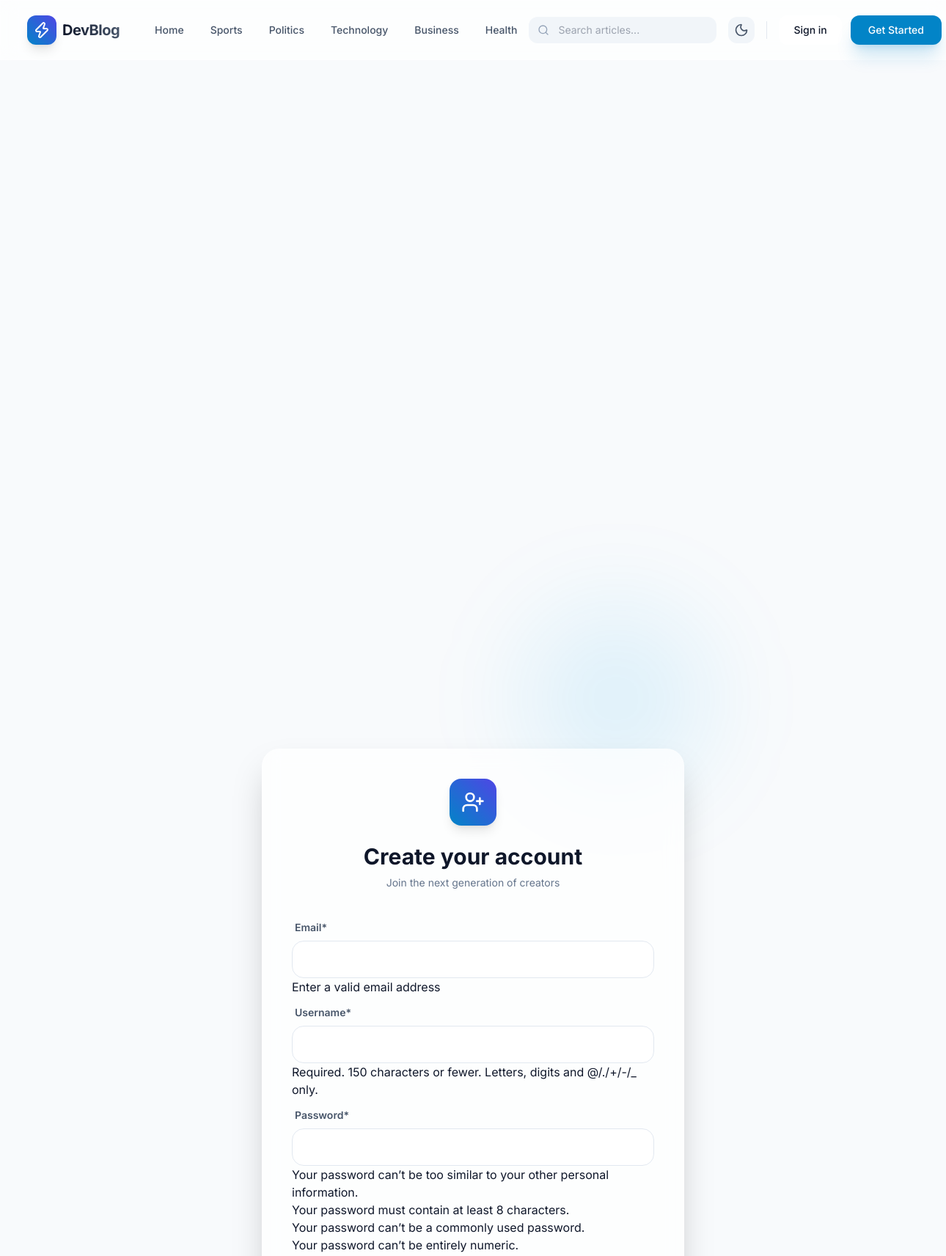
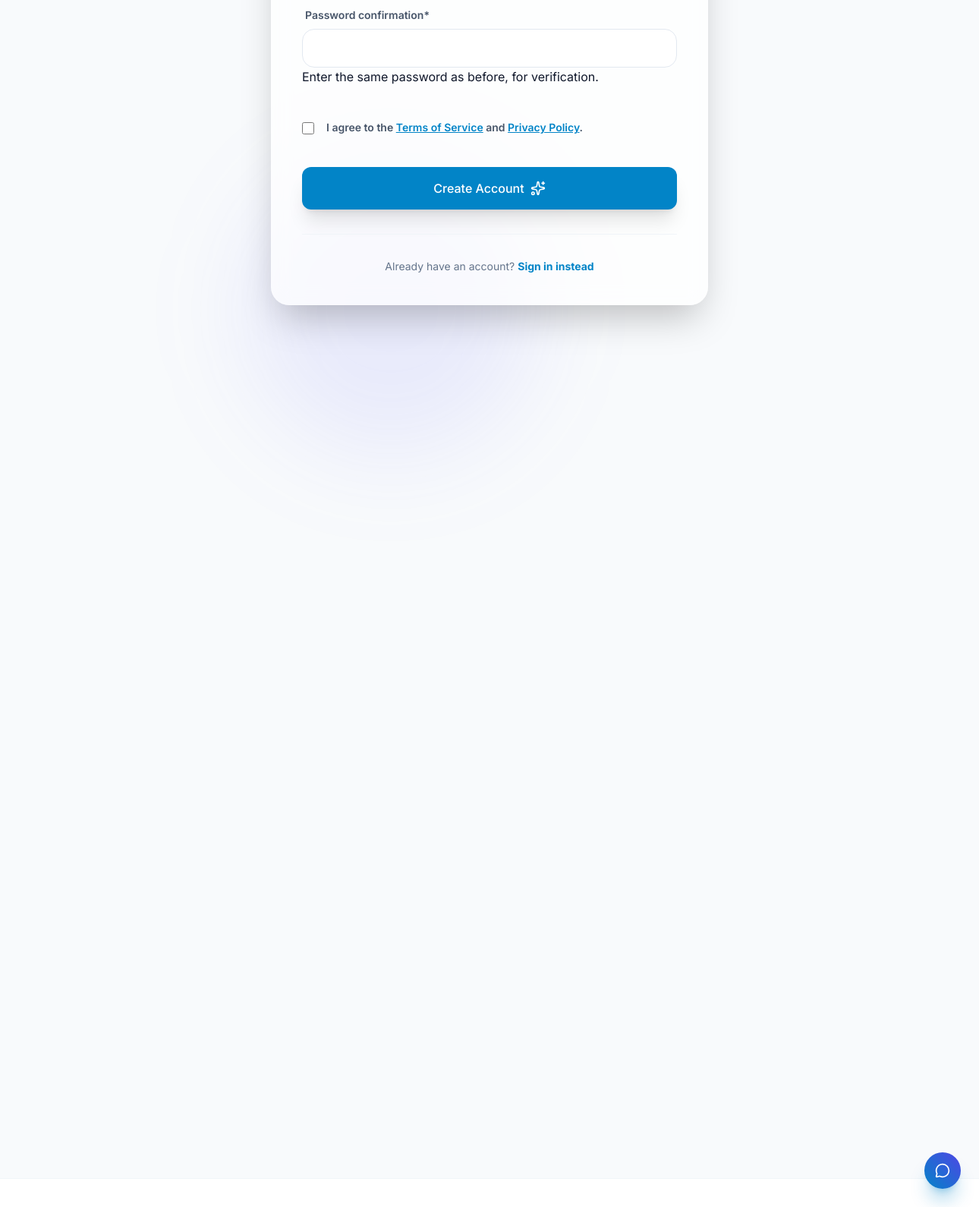
Screenshot of /register/ with the database file from the repository (2 pictures, top to bottom).
### blogs/models.py (models this page shows, shortened)
class Category(models.Model):
    category_name = models.CharField(max_length=50, unique=True)
    created_at = models.DateTimeField(auto_now_add=True)
    updated_at = models.DateTimeField(auto_now=True)
    class Meta:
        verbose_name_plural = 'categories'

### blog_main/views.py (the view)
# urls.py: path('register/', views.register, name='register'),
def register(request):
    if request.method == 'POST':
        form = RegistrationForm(request.POST)
        if form.is_valid():
            user = form.save()
            username = form.cleaned_data.get('username')
            password = form.cleaned_data.get('password1')
            user = auth.authenticate(username=username, password=password)
            if user is not None:
                auth.login(request, user)
                return redirect('dashboard')
            return redirect('login')
        else:
            print(form.errors)
    else:
        form = RegistrationForm()
    context = {
        'form': form,
    }
    return render(request, 'register.html', context)

### blog_main/forms.py (shortened to what this page needs)
class RegistrationForm(UserCreationForm):
    email = forms.EmailField(
        required=True,
        help_text='Enter a valid email address'
    )
    class Meta:
        model = User
        fields = ('email', 'username', 'password1', 'password2')

### blogs/context_processors.py (called while the page is built)
def get_categories(request):
    categories = Category.objects.all()
    return dict(categories=categories)

def get_social_links(request):
    social_links = SocialLink.objects.all()
    return dict(social_links=social_links)

### templates/register.html (shortened to what this page needs)
{% extends 'base.html' %}
{% load crispy_forms_tags %}
{% block content %}
<div class="min-h-[90vh] flex items-center justify-center px-4 py-20 relative overflow-hidden">
    <div class="absolute top-1/4 right-1/4 w-64 h-64 bg-primary-500/10 rounded-full blur-3xl -z-10 animate-pulse"></div>
    <div class="absolute bottom-1/4 left-1/4 w-96 h-96 bg-indigo-500/10 rounded-full blur-3xl -z-10"></div>
    <div class="w-full max-w-xl animate-slide-up">
        <div class="glass p-8 md:p-10 rounded-3xl shadow-2xl border border-white/20 dark:border-slate-800/50">
            <div class="text-center mb-10">
                <div
                    class="w-16 h-16 bg-gradient-to-tr from-primary-600 to-indigo-600 rounded-2xl flex items-center justify-center text-white shadow-lg mx-auto mb-6">
                    <i data-lucide="user-plus" class="w-8 h-8"></i>
                </div>
                <h1 class="text-3xl font-bold mb-2">Create your account</h1>
                <p class="text-slate-500 text-sm">Join the next generation of creators</p>
            </div>
            <form action="{% url 'register' %}" method="POST" class="auth-form flex flex-col gap-2">
                <div class="grid grid-cols-1 md:grid-cols-1 gap-x-6">
                    {{ form | crispy }}
                </div>
                <div class="flex items-start gap-3 my-6">
                    <input type="checkbox" id="terms" required
                        class="mt-1 w-4 h-4 rounded border-slate-300 text-primary-600 focus:ring-primary-500">
                    <label for="terms" class="text-sm text-slate-500 leading-relaxed">
                        I agree to the <a href="#" class="text-primary-600 font-semibold underline">Terms of Service</a>
                        and <a href="#" class="text-primary-600 font-semibold underline">Privacy Policy</a>.
                    </label>
                </div>
                <button type="submit" class="w-full btn btn-primary py-4 text-base shadow-xl group">
                    Create Account
                    <i data-lucide="sparkles" class="ml-2 w-5 h-5 transition-transform group-hover:rotate-12"></i>
                </button>
            </form>
            <div class="mt-8 pt-8 border-t border-slate-100 dark:border-slate-800 text-center">
                <p class="text-sm text-slate-500">
                    Already have an account?
                    <a href="{% url 'login' %}" class="font-bold text-primary-600 hover:text-primary-700">Sign in
                        instead</a>
                </p>
            </div>
        </div>
    </div>
</div>
{% endblock %}

### templates/base.html (shortened to what this page needs)
{% load static %}
<!DOCTYPE html>
<html lang="en" class="scroll-smooth">
<head>
    <script src="https://cdn.tailwindcss.com"></script>
</head>
<body class="antialiased">
    <nav class="sticky top-0 z-50 glass">
        <div class="container-custom">
            <div class="flex justify-between items-center h-20">
                <div class="flex items-center gap-8 shrink-0">
                    <a href="/" class="flex items-center gap-2 group">
                        <div
                            class="w-10 h-10 bg-gradient-to-tr from-primary-600 to-indigo-600 rounded-xl flex items-center justify-center text-white shadow-lg group-hover:rotate-6 transition-transform">
                            <i data-lucide="zap" class="w-6 h-6"></i>
                        </div>
                        <span
                            class="text-xl font-bold tracking-tight bg-clip-text text-transparent bg-gradient-to-r from-slate-900 to-slate-600 dark:from-white dark:to-slate-400">
                        </span>
                    </a>
                    <div class="hidden md:flex items-center gap-1">
                        <a href="{% url 'home' %}"
                            class="px-4 py-2 text-sm font-medium text-slate-600 dark:text-slate-400 hover:text-primary-600 dark:hover:text-primary-400 rounded-lg hover:bg-slate-100 dark:hover:bg-slate-800 transition-colors whitespace-nowrap">
                            Home
                        </a>
                        {% for cat in categories|slice:":5" %}
                        <a href="{% url 'posts_by_category' cat.id %}"
                            class="px-4 py-2 text-sm font-medium text-slate-600 dark:text-slate-400 hover:text-primary-600 dark:hover:text-primary-400 rounded-lg hover:bg-slate-100 dark:hover:bg-slate-800 transition-colors whitespace-nowrap">
                            {{ cat.category_name }}
                        </a>
                        {% endfor %}
                    </div>
                </div>
                <div class="flex items-center gap-4">
                    <div class="hidden lg:flex items-center relative">
                        <form action="{% url 'search' %}" method="GET" class="relative">
                            <i data-lucide="search"
                                class="absolute left-3 top-1/2 -translate-y-1/2 w-4 h-4 text-slate-400"></i>
                            <input type="text" name="keyword" value="{{ keyword|default:'' }}"
                                placeholder="Search articles..."
                                class="pl-10 pr-4 py-2 bg-slate-100 dark:bg-slate-800 border-none rounded-xl text-sm focus:ring-2 focus:ring-primary-500 w-64 transition-all">
                        </form>
                    </div>
                    <button id="theme-toggle"
                        class="p-2 rounded-xl bg-slate-100 dark:bg-slate-800 text-slate-600 dark:text-slate-400 hover:bg-slate-200 dark:hover:bg-slate-700 transition-colors">
                        <i data-lucide="moon" id="theme-toggle-dark-icon" class="hidden w-5 h-5"></i>
                    </button>
                    <div class="flex items-center gap-3 shrink-0">
                        {% if not user.is_authenticated %}
                        <a href="{% url 'login' %}"
                            class="btn btn-secondary text-sm px-5 py-2.5 border-none shadow-none hover:bg-slate-100 dark:hover:bg-slate-800 whitespace-nowrap">
                            Sign in
                        </a>
                        <a href="{% url 'register' %}"
                            class="btn btn-primary text-sm px-6 py-2.5 shadow-xl shadow-primary-600/20 whitespace-nowrap text-white">
                            Get Started
                        </a>
                        {% endif %}
                    </div>
                </div>
            </div>
        </div>
    </nav>
    <main class="min-h-[calc(100vh-200px)] animate-fade-in">
        {% block content %}{% endblock %}
    </main>
    <footer class="bg-white dark:bg-slate-900 border-t border-slate-100 dark:border-slate-800 py-16 mt-20">
    </footer>
    <div id="chatbot-widget" class="fixed bottom-6 right-6 z-40">
        <button id="chat-toggle-btn"
            class="w-12 h-12 rounded-full bg-gradient-to-tr from-primary-600 to-indigo-600 text-white shadow-xl shadow-primary-600/30 hover:shadow-primary-600/50 hover:scale-110 active:scale-95 transition-all duration-300 flex items-center justify-center group">
            <i data-lucide="message-circle" id="chat-icon" class="w-5 h-5"></i>
        </button>
    </div>
</body>
</html>

### templates/register.html (style rules this page uses)
.auth-form label { display: block; font-size: 0.875rem; font-weight: 600; color: #475569; margin-bottom: 0.5rem; margin-left: 0.25rem; }
.auth-form input[type="text"], .auth-form input[type="password"], .auth-form input[type="email"], .auth-form textarea { width: 100%; padding: 0.875rem 1rem; border-radius: 1rem; background-color: white; border: 1px solid #e2e8f0; outline: none; transition: all 0.2s; font-size: 0.875rem; }

### rows the page displays
Category: category_name "Sports"
Category: category_name "Politics"
Category: category_name "Technology"
Category: category_name "Business"
Category: category_name "Health"
